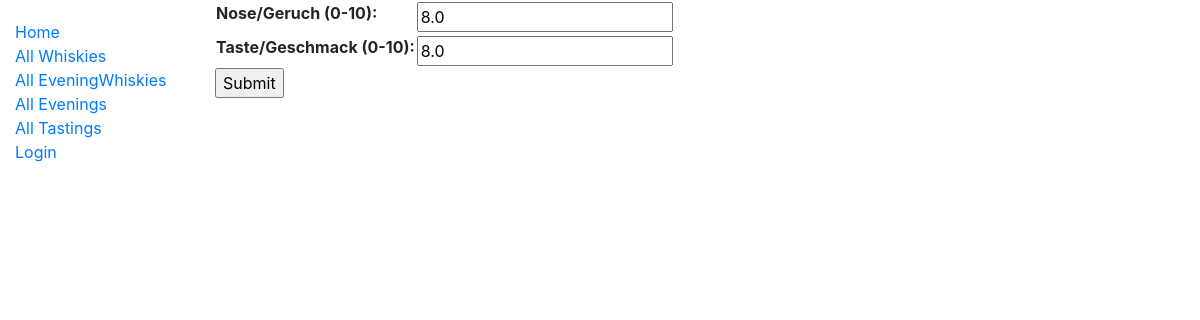
The page /catalog/tasting/16/update-value/ on the database as committed earlier.
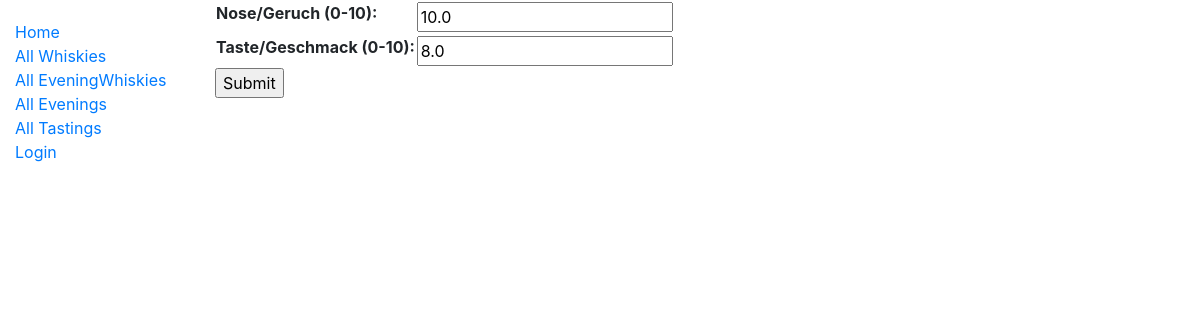
The same page on the database as committed later.
### catalog/models.py (models this page shows, shortened)
class Tasting(models.Model):
    evening_whisky = ForeignKey(EveningWhisky, on_delete=DO_NOTHING)
    nose = models.DecimalField("nose/Geruch (0-10)", max_digits=3, decimal_places=1)
    taste = models.DecimalField("taste/Geschmack (0-10)", max_digits=3, decimal_places=1)
    user = ForeignKey(User, on_delete=DO_NOTHING)
    class Meta:
        constraints = [UniqueConstraint(fields=['evening_whisky', 'user'], name='evening_whisky_user'),
                       CheckConstraint(check=Q(nose__gte=0) & Q(nose__lte=10), name='nose_between_0_10'),
                       CheckConstraint(check=Q(taste__gte=0) & Q(taste__lte=10), name='taste_between_0_10')]

### catalog/views.py (the view)
# urls.py: path('tasting/<int:pk>/update-value/', views.TastingValueUpdate.as_view(), name='tasting-value-update'),
class TastingValueUpdate(UpdateView):
    model = Tasting
    fields = ['nose', 'taste']
    success_url = reverse_lazy('eveningwhiskies-today')

### catalog/templates/catalog/tasting_form.html (shortened to what this page needs)
{% extends "base_generic.html" %}
{% block content %}
  <form action="" method="post">
    <table>
    {{ form.as_table }}
    </table>
    <input type="submit" value="Submit">
  </form>
{% endblock %}

Rows that differ between the two databases and show on the page:
changed Tasting: nose "8.0" → "10.0"
